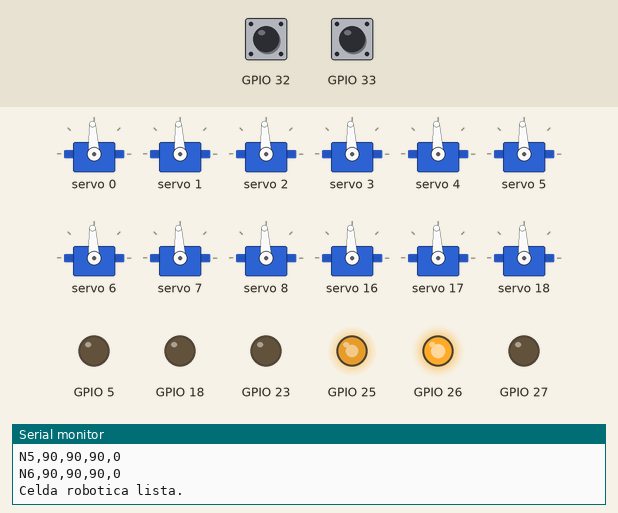
The sketch below on a simulated ESP32. Parts: 12 × servo, output pins drawn as LEDs (lit = HIGH), the last lines printed to the serial monitor. Inputs (shaded band) come from the test bench; at power-on: GPIO 32 HIGH, GPIO 33 HIGH.

Above: at 2.6 s.
2.7 s: GPIO 32 pulled LOW for 0.15 s
At 5.9 s:
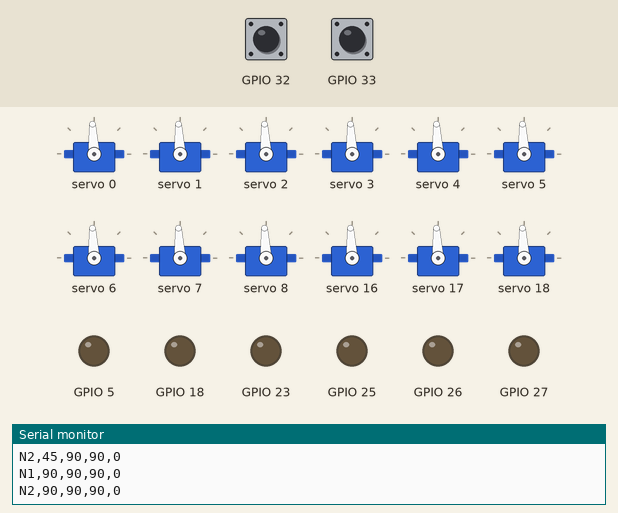
At 33.6 s:
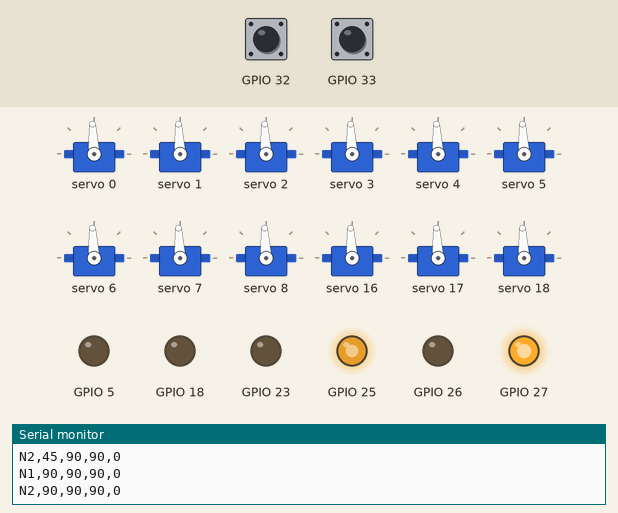
Timing chart, 0 to 34.2 s (numbered marks = the images above; inputs shaded):
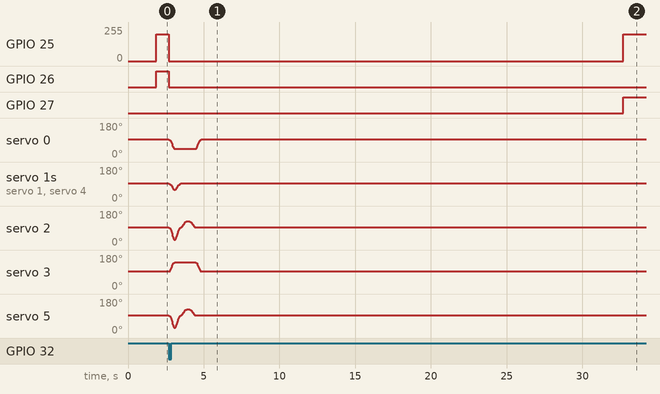

The sketch:

CeldaRobotica.ino
```cpp
/**
 * CeldaRobotica.ino
 * ------------------
 * Orquestador principal. Su única responsabilidad es:
 *   1. Instanciar el hardware (2x PCA9685, 6x BrazoRobotico)
 *   2. Llamar, en orden legible, las rutinas de cada estación
 *
 * No contiene lógica de movimiento ni de hardware de bajo nivel: eso vive en
 * BrazoRobotico.h/.cpp (hardware) y en Seccion1/2/3 (secuencias). Gracias a
 * esta separación, añadir una Sección 4 en el futuro es tan simple como
 * crear Seccion4.h/.cpp y agregar un par de líneas aquí, sin tocar nada más.
 */

#include <Wire.h>
#include <Adafruit_PWMServoDriver.h>
#include "BrazoRobotico.h"
#include "Seccion1.h"
#include "Seccion2.h"
#include "Seccion3.h"
#include "Banda.h"
#include "MotorL298N.h"

// ---------- Hardware: dos módulos PCA9685 ----------
// Direcciones I2C configuradas por los jumpers A0-A5 de cada placa.
// Repartir 6 brazos x 3 servos = 18 canales entre 2 placas de 16 canales
// cada una (9 de 16 usados por placa) deja margen para una futura Sección 4
// sin añadir una tercera placa.
Adafruit_PWMServoDriver pcaA = Adafruit_PWMServoDriver(0x40); // Brazos 1, 2, 3
Adafruit_PWMServoDriver pcaB = Adafruit_PWMServoDriver(0x41); // Brazos 4, 5, 6

// ---------- Brazos robóticos ----------
// Canales dentro de cada placa: (Base, Hombro, Codo) -> 3 canales por brazo.
// Nótese que espejoBase=true SOLO en Brazo2: es el único dato que relaciona
// esta instancia con "estar enfrentado a Brazo1"; el resto del código no
// necesita saberlo.
// Nota: el nombre ("N1", "N2"...) ya no es solo para logs -- es el mismo
// identificador que lee el HMI por Serial (ver SerialReporter), así que debe
// coincidir exactamente con lo que espera app.py en la Raspberry Pi/laptop.
BrazoRobotico brazo1(pcaA, 0, 1, 2, false, "N1"); // Sección 1 (referencia)
BrazoRobotico brazo2(pcaA, 3, 4, 5, true,  "N2"); // Sección 1 (espejo de Brazo1)
BrazoRobotico brazo3(pcaA, 6, 7, 8, false, "N3"); // Sección 2
BrazoRobotico brazo4(pcaB, 0, 1, 2, false, "N4"); // Sección 2
BrazoRobotico brazo5(pcaB, 3, 4, 5, false, "N5"); // Sección 3
BrazoRobotico brazo6(pcaB, 6, 7, 8, false, "N6"); // Sección 3

// ---------- Banda y Elevador (canal A y B del L298N) ----------
// Pines según el mapa de pines del ESP32 (README): ENA/IN1/IN2 = 25/26/27,
// finales de carrera 32/33; elevador en ENB/IN3/IN4 = 23/18/5.
Banda banda(25, 26, 27, 32, 33);
MotorL298N elevador(23, 18, 5);

const uint8_t VELOCIDAD_BANDA = 200;
const uint8_t VELOCIDAD_ELEVADOR = 200;

// Cota máxima de seguridad para los tramos de banda que deben moverse
// "hasta que detecten el final de carrera": si por algún motivo el switch
// no se activa, el motor igual se detiene a los 60s en vez de girar
// indefinidamente.
const uint16_t TIEMPO_MAX_HASTA_SWITCH = 60000;

// Ejecuta una rutina de brazos y, si termina antes de msObjetivo, completa
// el tiempo restante en espera -- así "ejecutar N1 y N2 durante 30s"
// siempre dura 30s reales, sin importar cuánto tarde la rutina en sí.
void ejecutarDurante(void (*rutina)(), uint32_t msObjetivo) {
  uint32_t inicio = millis();
  rutina();
  int32_t restante = (int32_t)msObjetivo - (int32_t)(millis() - inicio);
  if (restante > 0) delay((uint32_t)restante);
}

// Envoltorios sin argumentos, para poder pasarlos como puntero a función
// a ejecutarDurante() (las rutinas de Seccion1/2/3 reciben los brazos).
void rutinaSeccion1() { Seccion1::soldar(brazo1, brazo2); }
void rutinaSeccion2() { Seccion2::procesarEtapaDos(brazo3, brazo4); }
void rutinaSeccion3() { Seccion3::ensamblarPuerta(brazo5, brazo6); }

void subirElevador(uint16_t duracionMs) {
  elevador.adelante(VELOCIDAD_ELEVADOR);
  delay(duracionMs);
  elevador.detener();
}

// Ejecuta el ciclo completo de la celda, en el orden exacto solicitado.
// Es una secuencia de UNA sola pasada (no un bucle): termina deteniéndose
// con la banda de regreso en el primer final de carrera.
void cicloCompleto() {
  // 1) Arranca la banda y la mueve 20s
  banda.avanzarEtapa(20000);

  // 2) Mueve N1 y N2 durante 30s
  ejecutarDurante(rutinaSeccion1, 30000);

  // 3) Mueve la banda 30s
  banda.avanzarEtapa(30000);

  // 4) Ejecuta N3 y N4 durante 30s
  ejecutarDurante(rutinaSeccion2, 30000);

  // 5) Mueve la banda 30s
  banda.avanzarEtapa(30000);

  // 6) Ejecuta N5 y N6 (sin tiempo fijo pedido: corre la rutina completa una vez)
  rutinaSeccion3();

  // 7) Mueve la banda 20s
  banda.avanzarEtapa(20000);

  // 8) Sube el elevador 10s
  subirElevador(10000);

  // 9) Mueve la banda hacia adelante hasta que detecte el final de carrera
  //    del extremo de avance...
  banda.avanzarEtapa(TIEMPO_MAX_HASTA_SWITCH);
  // ...avanzarEtapa() ya invirtió el sentido internamente al detectar el
  // switch, así que esta segunda llamada regresa en automático hasta el
  // PRIMER final de carrera (el de origen) y se detiene ahí.
  banda.avanzarEtapa(TIEMPO_MAX_HASTA_SWITCH);

  banda.detener();
  Serial.println(F("Ciclo completo. Celda detenida."));
}

void setup() {
  Serial.begin(115200);

  pcaA.begin();
  pcaA.setPWMFreq(50); // 50 Hz es el estándar para servos analógicos

  pcaB.begin();
  pcaB.setPWMFreq(50);

  delay(100); // Margen recomendado tras setPWMFreq antes de enviar pulsos

  // Llevar toda la celda a una postura conocida antes de empezar a operar
  Seccion1::posicionInicial(brazo1, brazo2);
  Seccion2::posicionInicial(brazo3, brazo4);
  Seccion3::posicionInicial(brazo5, brazo6);

  banda.iniciar(VELOCIDAD_BANDA);
  elevador.iniciar();

  Serial.println(F("Celda robotica lista."));

  cicloCompleto();
}

void loop() {
  // El ciclo es de una sola pasada (ver cicloCompleto()); al terminar, la
  // celda se queda detenida a propósito. Para repetirlo, mueve la llamada
  // a cicloCompleto() aquí en vez de en setup().
}
```

Banda.cpp
```cpp
#include "Banda.h"

Banda::Banda(uint8_t pinENA, uint8_t pinIN1, uint8_t pinIN2,
             uint8_t pinFinAvance, uint8_t pinFinRetroceso)
  : _motor(pinENA, pinIN1, pinIN2),
    _pinFinAvance(pinFinAvance), _pinFinRetroceso(pinFinRetroceso),
    _velocidad(0), _sentido(SentidoBanda::AVANCE) {}

void Banda::iniciar(uint8_t velocidadPWM) {
  _motor.iniciar();
  // Finales de carrera normalmente abiertos, a GND cuando se activan.
  pinMode(_pinFinAvance, INPUT_PULLUP);
  pinMode(_pinFinRetroceso, INPUT_PULLUP);

  _velocidad = velocidadPWM;
  _sentido = SentidoBanda::AVANCE;
}

void Banda::detener() {
  _motor.detener();
}

bool Banda::finDeCarreraActivado() {
  uint8_t pin = (_sentido == SentidoBanda::AVANCE)
                  ? _pinFinAvance
                  : _pinFinRetroceso;
  // INPUT_PULLUP: el switch activado lee LOW.
  return digitalRead(pin) == LOW;
}

bool Banda::avanzarEtapa(uint16_t duracionMs) {
  if (_sentido == SentidoBanda::AVANCE) {
    _motor.adelante(_velocidad);
  } else {
    _motor.atras(_velocidad);
  }

  unsigned long inicio = millis();
  bool activado = false;

  while (millis() - inicio < duracionMs) {
    if (finDeCarreraActivado()) {
      activado = true;
      break;
    }
  }

  _motor.detener();

  if (activado) {
    // Se llegó al extremo: invierte el sentido para el próximo tramo.
    _sentido = (_sentido == SentidoBanda::AVANCE)
                 ? SentidoBanda::RETROCESO
                 : SentidoBanda::AVANCE;
  }

  return activado;
}

SentidoBanda Banda::sentidoActual() const {
  return _sentido;
}
```

Banda.h
```cpp
#ifndef BANDA_H
#define BANDA_H

#include <Arduino.h>
#include "MotorL298N.h"

// Sentido actual de giro del motor de la banda.
enum class SentidoBanda : uint8_t {
  AVANCE = 0,
  RETROCESO = 1
};

// Controla el motor de la banda transportadora (canal A del L298N, vía
// MotorL298N) y los dos finales de carrera (uno en cada extremo) que
// indican cuándo invertir el sentido de giro.
class Banda {
  public:
    // pinENA, pinIN1, pinIN2: canal del L298N asignado a la banda
    // pinFinAvance: final de carrera del lado de avance
    // pinFinRetroceso: final de carrera del lado de retroceso
    Banda(uint8_t pinENA, uint8_t pinIN1, uint8_t pinIN2,
          uint8_t pinFinAvance, uint8_t pinFinRetroceso);

    // Configura pines y arranca en sentido de AVANCE, detenida.
    void iniciar(uint8_t velocidadPWM = 200);

    // Avanza en el sentido actual durante duracionMs, o menos si se activa
    // antes el final de carrera correspondiente. Si el final de carrera se
    // activa, detiene el motor e invierte el sentido para la próxima llamada.
    // Devuelve true si el final de carrera se activó durante este tramo.
    bool avanzarEtapa(uint16_t duracionMs);

    // Detiene el motor.
    void detener();

    // Lee el final de carrera correspondiente al sentido actual.
    bool finDeCarreraActivado();

    SentidoBanda sentidoActual() const;

  private:
    MotorL298N _motor;
    uint8_t _pinFinAvance, _pinFinRetroceso;
    uint8_t _velocidad;
    SentidoBanda _sentido;
};

#endif
```

BrazoRobotico.cpp
```cpp
#include "BrazoRobotico.h"

BrazoRobotico::BrazoRobotico(Adafruit_PWMServoDriver &driver,
                              uint8_t canalBase, uint8_t canalHombro, uint8_t canalCodo,
                              bool espejoBase, const char* nombre)
  : _driver(driver),
    _canalBase(canalBase), _canalHombro(canalHombro), _canalCodo(canalCodo),
    _espejoBase(espejoBase), _nombre(nombre),
    _actualN1(90), _actualN2(90), _actualN3(90) {}

uint16_t BrazoRobotico::anguloAPulso(float grados) const {
  grados = constrain(grados, ANGULO_MIN, ANGULO_MAX);
  // map() de Arduino trabaja con enteros (long); se multiplica x10 antes de
  // mapear para conservar un decimal de resolución angular.
  long gradosX10 = (long)(grados * 10.0f);
  return (uint16_t) map(gradosX10, (long)ANGULO_MIN * 10, (long)ANGULO_MAX * 10,
                         (long)PULSO_MIN, (long)PULSO_MAX);
}

float BrazoRobotico::aplicarEspejo(float grados) const {
  // Invierte alrededor del punto neutro (90°): un espejo real de la rotación
  // de la base, no solo un desplazamiento de rango.
  return _espejoBase ? (float(ANGULO_MAX) - grados) : grados;
}

void BrazoRobotico::escribirCanal(uint8_t canal, float grados) const {
  grados = constrain(grados, ANGULO_MIN, ANGULO_MAX);
  _driver.setPWM(canal, 0, anguloAPulso(grados));
}

void BrazoRobotico::moverBase(float grados) {
  _actualN1 = grados;
  escribirCanal(_canalBase, aplicarEspejo(grados));
}

void BrazoRobotico::moverHombro(float grados) {
  _actualN2 = grados;
  // N2 y N3 no requieren inversión: al enfrentar dos brazos, la base cambia
  // de "lado" pero el hombro y el codo mantienen su sentido de giro relativo.
  escribirCanal(_canalHombro, grados);
}

void BrazoRobotico::moverCodo(float grados) {
  _actualN3 = grados;
  escribirCanal(_canalCodo, grados);
}

void BrazoRobotico::moverA(float anguloN1, float anguloN2, float anguloN3) {
  moverBase(anguloN1);
  moverHombro(anguloN2);
  moverCodo(anguloN3);
}

void BrazoRobotico::irAHome() {
  moverA(90, 90, 90);
}

// Convierte un avance lineal (0.0 -> 1.0) en una curva de aceleración/
// desaceleración suave ("smoothstep"), en vez de velocidad constante.
// Esto es lo que evita que el servo arranque y frene de golpe en cada
// postura: al inicio y al final del tramo se mueve despacio, y en medio
// alcanza su velocidad máxima — igual que un movimiento humano o el de un
// brazo industrial real con rampas de aceleración.
static float suavizar(float t) {
  return t * t * (3.0f - 2.0f * t);
}

void BrazoRobotico::moverGrupoSincronizado(BrazoRobotico* brazos[], uint8_t cantidad,
                                            const float n1[], const float n2[], const float n3[],
                                            uint8_t pasos, uint16_t msPorPaso) {
  if (cantidad > MAX_GRUPO) cantidad = MAX_GRUPO; // protección básica de límites

  // Punto de partida real de cada brazo, para interpolar "desde donde está"
  float inicioN1[MAX_GRUPO], inicioN2[MAX_GRUPO], inicioN3[MAX_GRUPO];
  for (uint8_t i = 0; i < cantidad; i++) {
    inicioN1[i] = brazos[i]->_actualN1;
    inicioN2[i] = brazos[i]->_actualN2;
    inicioN3[i] = brazos[i]->_actualN3;
  }

  if (pasos == 0) pasos = 1; // evita división entre cero

  for (uint8_t paso = 1; paso <= pasos; paso++) {
    float t = (float) paso / (float) pasos; // 0.0 -> 1.0 (avance lineal en el tiempo)
    float tSuave = suavizar(t);             // 0.0 -> 1.0 (avance en el ángulo, con rampa)

    // Se comandan TODOS los brazos del grupo en cada paso antes de esperar,
    // para que avancen en el mismo instante y no uno después del otro.
    for (uint8_t i = 0; i < cantidad; i++) {
      float a1 = inicioN1[i] + (n1[i] - inicioN1[i]) * tSuave;
      float a2 = inicioN2[i] + (n2[i] - inicioN2[i]) * tSuave;
      float a3 = inicioN3[i] + (n3[i] - inicioN3[i]) * tSuave;
      brazos[i]->moverA(a1, a2, a3);
    }
    delay(msPorPaso);
  }
}
```

BrazoRobotico.h
```cpp
#ifndef BRAZO_ROBOTICO_H
#define BRAZO_ROBOTICO_H

#include <Arduino.h>
#include <Adafruit_PWMServoDriver.h>

/**
 * BrazoRobotico
 * --------------
 * Representa UN brazo de 3 grados de libertad (Base N1, Hombro N2, Codo N3),
 * cableado a 3 canales de un módulo PCA9685.
 *
 * Responsabilidad única: traducir ángulos LÓGICOS (0-180°, con 90° como
 * referencia neutra) a pulsos PWM físicos en el canal correcto del PCA9685,
 * aplicando la inversión de "modo espejo" cuando el brazo está orientado en
 * sentido opuesto a su pareja (p. ej. Brazo2 frente a Brazo1).
 *
 * Esta clase NO sabe nada de soldadura, pintura ni ensamble. Esa lógica vive
 * en las librerías de estación (Seccion1/2/3), que solo manejan ángulos
 * lógicos y delegan en BrazoRobotico la traducción final a hardware. Así,
 * una rutina escrita para "Brazo1" funciona igual para "Brazo2" sin que su
 * autor tenga que acordarse de cuál de los dos tiene la base invertida.
 */
class BrazoRobotico {
  public:
    // Calibración de pulsos PCA9685 a 50Hz para servos estándar.
    // AJUSTAR estos valores con los servos reales (varían por marca/modelo).
    static const uint16_t PULSO_MIN = 102;  // ~1.0 ms -> 0°
    static const uint16_t PULSO_MAX = 512;  // ~2.0 ms -> 180°
    static const uint8_t  ANGULO_MIN = 0;
    static const uint8_t  ANGULO_MAX = 180;

    // Tamaño máximo de grupo para moverGrupoSincronizado. Se fija en
    // compilación (en vez de usar arreglos de tamaño variable) porque en un
    // microcontrolador con poca RAM es preferible reservar memoria fija y
    // predecible a depender de VLAs o de new/delete.
    static const uint8_t MAX_GRUPO = 6;

    /**
     * @param driver       Referencia al PCA9685 físico donde está cableado este brazo
     * @param canalBase    Canal (0-15) del PCA9685 para el servo de la Base (N1)
     * @param canalHombro  Canal (0-15) del PCA9685 para el servo del Hombro (N2)
     * @param canalCodo    Canal (0-15) del PCA9685 para el servo del Codo (N3)
     * @param espejoBase   true = invierte el ángulo de la Base (N1). Se usa en el
     *                     brazo "reflejado" de una pareja enfrentada (Sección 1),
     *                     para que ambos ejecuten la misma rutina lógica y se vean
     *                     simétricos sin que la rutina tenga que saberlo.
     * @param nombre       Identificador legible para logs/depuración (p. ej. "Brazo1")
     */
    BrazoRobotico(Adafruit_PWMServoDriver &driver,
                  uint8_t canalBase, uint8_t canalHombro, uint8_t canalCodo,
                  bool espejoBase = false,
                  const char* nombre = "Brazo");

    // Mueve una sola articulación (ángulo lógico 0-180°)
    void moverBase(float grados);
    void moverHombro(float grados);
    void moverCodo(float grados);

    // Mueve las 3 articulaciones a la vez (postura completa)
    void moverA(float anguloN1, float anguloN2, float anguloN3);

    // Postura de reposo / home. Útil al iniciar y al terminar cada rutina.
    void irAHome();

    const char* getNombre() const { return _nombre; }

    /**
     * Interpola linealmente un GRUPO de brazos hacia un conjunto de posturas
     * objetivo de forma SINCRONIZADA: todos avanzan al mismo tiempo, paso a
     * paso, en lugar de que cada uno llegue a su destino por separado.
     *
     * Esto es lo que hace que Brazo1 y Brazo2 (modo espejo) se vean
     * ejecutando "la misma" coreografía en tiempo real, aunque uno tenga la
     * base invertida internamente.
     *
     * @param brazos     Arreglo de punteros a los brazos a mover
     * @param cantidad   Número de brazos en el arreglo (máx. MAX_GRUPO)
     * @param n1,n2,n3   Arreglos de ángulos objetivo, uno por brazo, mismo
     *                   orden que 'brazos'
     * @param pasos      Pasos de interpolación (más pasos = más resolución temporal)
     * @param msPorPaso  Milisegundos de espera entre cada paso
     *
     * La interpolación aplica una curva de aceleración/desaceleración
     * (smoothstep) en vez de velocidad constante, para que el servo no
     * arranque ni frene de golpe en cada postura.
     */
    static void moverGrupoSincronizado(BrazoRobotico* brazos[], uint8_t cantidad,
                                        const float n1[], const float n2[], const float n3[],
                                        uint8_t pasos = 20, uint16_t msPorPaso = 15);

  private:
    Adafruit_PWMServoDriver &_driver;
    uint8_t _canalBase, _canalHombro, _canalCodo;
    bool _espejoBase;
    const char* _nombre;

    // Posición lógica actual de cada articulación. Se guarda para poder
    // interpolar "desde donde el brazo realmente está" y no desde una
    // posición asumida.
    float _actualN1, _actualN2, _actualN3;

    // Convierte un ángulo lógico (0-180°) a cuentas de pulso PWM (12 bits)
    uint16_t anguloAPulso(float grados) const;

    // Aplica la inversión de espejo únicamente a la Base (N1), que es el eje
    // que debe invertirse para que dos brazos enfrentados ejecuten la misma
    // rutina de forma simétrica. Hombro y Codo no cambian de "lado" al
    // enfrentar los brazos, así que no se invierten.
    float aplicarEspejo(float grados) const;

    // Escribe en el PCA9685 un ángulo lógico ya resuelto (con espejo aplicado)
    void escribirCanal(uint8_t canal, float grados) const;
};

#endif
```

Source omitted: MotorL298N.cpp (709 bytes), MotorL298N.h (899 bytes), Postura.h (1245 bytes), RutinaRunner.cpp (1615 bytes), RutinaRunner.h (1896 bytes), Seccion1.cpp (500 bytes), Seccion1.h (723 bytes), Seccion2.cpp (860 bytes), Seccion2.h (497 bytes), Seccion3.cpp (920 bytes), Seccion3.h (506 bytes), SerialReporter.cpp (465 bytes) and 7 more

Measured:
- after the input at 2.7 s, GPIO 25: 200/255 → 0/255 after 0.00 s instead of 19.2 s; GPIO 26: HIGH → LOW after 0.00 s instead of 19.2 s; GPIO 27: LOW → HIGH after 30.0 s
- by itself, servo 3: rises from 93° to 141° in 0.33 s, then falls to 93° in 1.7 s
